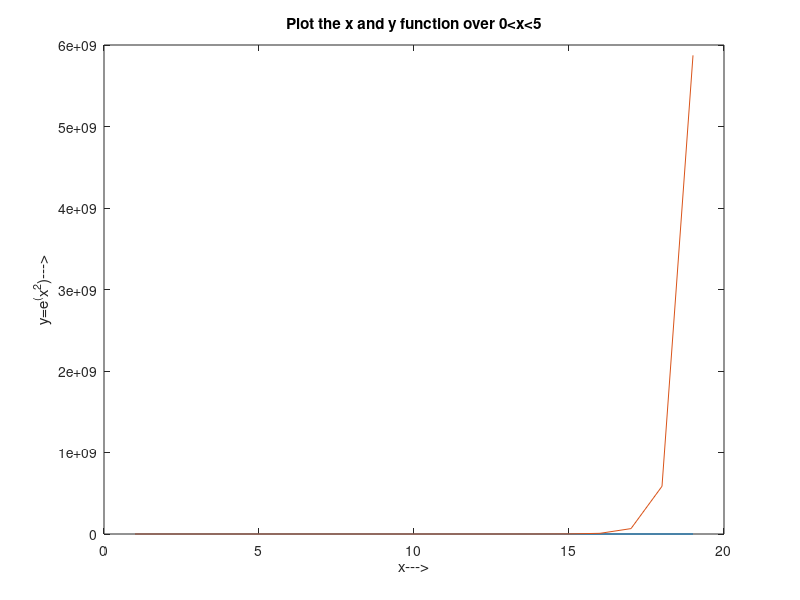

Reproduce this figure in MATLAB.
x=0.25:0.25:4.75;
	figure;
	plot(x);
	hold on;
    z = power(x,2);
	y=power(2.71,z);
	plot(y);
	xlabel('x--->');
	ylabel('y=e^(x^2)--->');
	title('Plot the x and y function over 0<x<5');